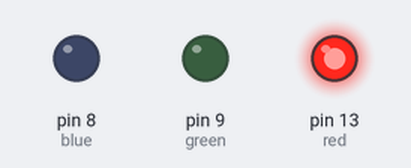
Recording of a sketch running on a simulated Arduino Uno, built with avr-gcc and run on an emulated ATmega328P. Shown: output pins drawn as LEDs (lit = HIGH).

Above: at 0.2 s.
At 1.2 s:
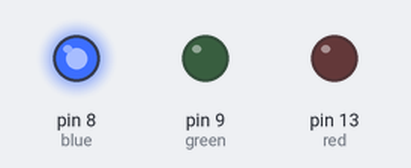
At 2.7 s:
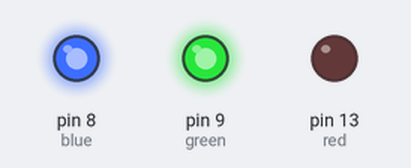
At 3.2 s:
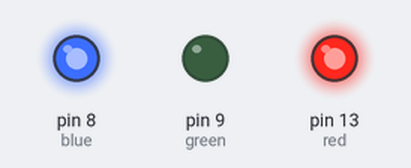
At 5.7 s:
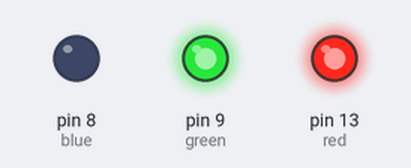
At 7.7 s:
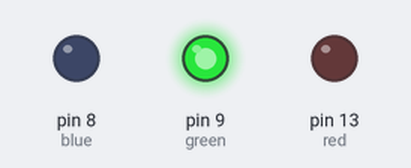
Timing chart, 0 to 8.1 s (numbered marks = the images above):
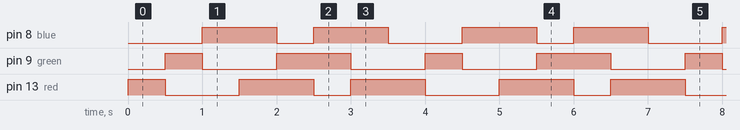

Measured:
- by itself, pin 8 (blue): repeats every 3.5 s: LOW 0.50 s, HIGH 1.0 s, LOW 1.0 s, HIGH 1.0 s
- by itself, pin 9 (green): repeats every 3.5 s: LOW 1.0 s, HIGH 1.0 s, LOW 1.0 s, HIGH 0.50 s
- by itself, pin 13 (red): repeats every 3.5 s: LOW 1.0 s, HIGH 1.0 s, LOW 0.50 s, HIGH 1.0 s

The sketch:

7colors.ino
```cpp
int red = 13;
int green = 9;
int blue = 8;
void setup() {
  pinMode(red,OUTPUT);
  pinMode(green,OUTPUT);
  pinMode(blue,OUTPUT);

}

void loop() {
  digitalWrite(red,HIGH);
  delay(500);
  digitalWrite(red,LOW);
  digitalWrite(green,HIGH);
  delay(500);
  digitalWrite(green,LOW);
  digitalWrite(blue,HIGH);
  delay(500);
  digitalWrite(red,HIGH);
  delay(500);
  digitalWrite(blue,LOW);
  digitalWrite(green,HIGH);
  delay(500);
  digitalWrite(blue,HIGH);
  digitalWrite(red,LOW);
  delay(500);
  digitalWrite(red,HIGH);
  digitalWrite(green,LOW);
  delay(500);
  digitalWrite(red,LOW);
  digitalWrite(green,LOW);
  digitalWrite(blue,LOW);
}
```
